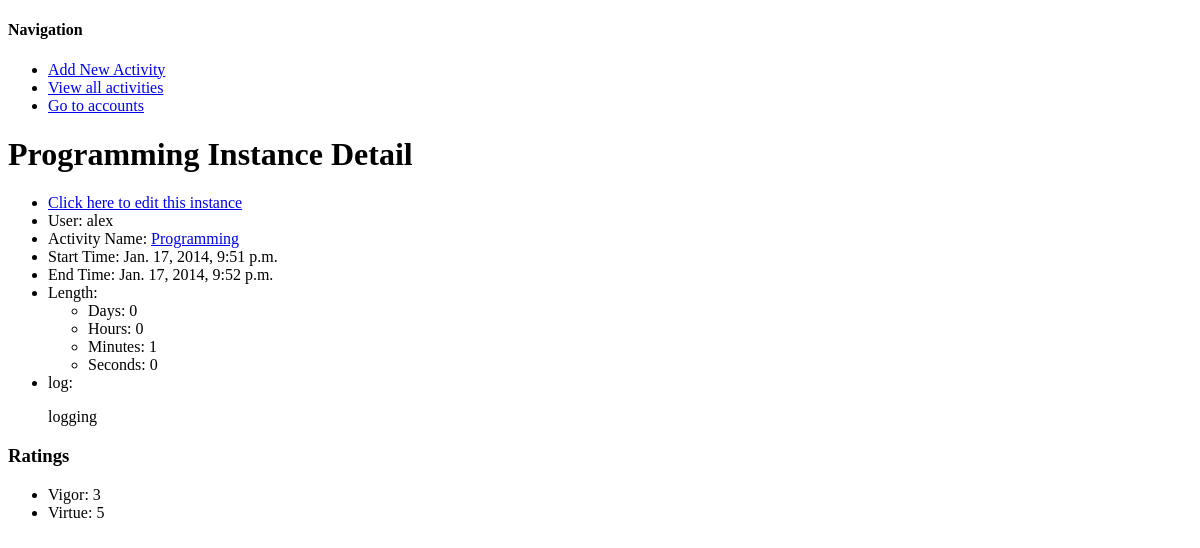
/activity/1/instance/1/ (signed in), run on an earlier commit of the app's database.
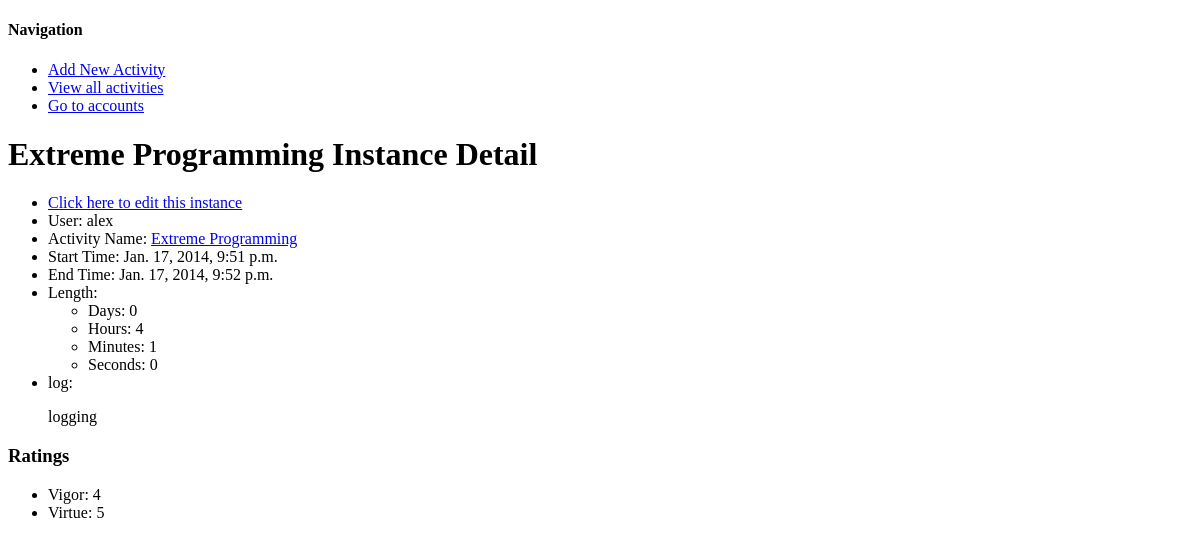
And on a later commit of the database.
### activity/models.py (models this page shows)
class Activity(Model):
	user = ForeignKey(User, related_name="activities")
	name = CharField(max_length=200)
	tags = TaggableManager()
	class meta:
		unique_together = (("user", "name"))
	def __unicode__(self):
		return self.name

class ActivityInstance(Model):
	startTime = DateTimeField(blank=True, default=datetime.now())
	endTime = DateTimeField(blank=True, default=datetime.now())
	isTimeAccurate = BooleanField(default=False)
	length_days = IntegerField(default=0, blank=True)
	length_hours = IntegerField(default=0, blank=True)
	length_minutes = IntegerField(default=0, blank=True)
	length_seconds = IntegerField(default=0, blank=True)
	isLengthAccurate = BooleanField(default=False)
	log = TextField(blank=True)
	activity = ForeignKey(Activity, related_name="activityInstances", blank=True)
	hasError = BooleanField(default=False)
	def __unicode__(self):
		return u"%s: %s" % (self.activity, self.startTime)

class RateActivityInstance(Model):
	rating = IntegerField(null=True, blank=True)
	rateActivity = ForeignKey(RateActivity, related_name="rateActivityInstances")
	activityInstance = ForeignKey(ActivityInstance, related_name="rateActivityInstances", blank=True)
	def __unicode__(self):
		return u"%s: %s" % (self.rateActivity, self.rating)
	def save(self, *args, **kwargs):
		if not self.rating:
			self.rating = None
		print self.rating
		super(RateActivityInstance, self).save(*args, **kwargs)

class RateActivity(Model):
	activity = ForeignKey(Activity, related_name="rateActivities", blank=True)
	name = CharField(max_length=1000)
	def __unicode__(self):
		return self.name

### activity/views.py (the view)
# urls.py: url(r'^(?P<a_id>\d+)/instance/(?P<aI_id>\d+)/$', activityInstanceDetailView, {}, "activityInstance_detail"),
@login_required
def activityInstanceDetailView(request, a_id, aI_id):
	aI = get_object_or_404(ActivityInstance, pk=aI_id)
	a = get_object_or_404(Activity, pk=a_id)
	return render(request, "activityInstance_detail.html", {"activityInstance": aI, "activity": a})

### activity/templates/activityInstance_detail.html (shortened to what this page needs)
{% extends "base.html" %}
{% block content %}
<h1> {{ activity }} Instance Detail </h1>
	<ul>
		<li> <a href="{% url "activityInstance_edit" activity.id activityInstance.id %}">Click here to edit this instance</a> </li>
		<li> User: {{ activity.user }} </li>
		<li> Activity Name: <a href="{% url "activity_detail" activity.id %}">{{ activity.name }} </a></li>
			{% if activityInstance.isTimeAccurate %}
		<li> Start Time: {{activityInstance.startTime}} </li>
		<li> End Time: {{activityInstance.endTime}} </li>
			{% endif %}
			{% if activityInstance.isLengthAccurate %}
		<li>Length:
		<ul>
			<li> Days: {{ activityInstance.length_days }} </li>
			<li> Hours: {{ activityInstance.length_hours }} </li>
			<li> Minutes: {{ activityInstance.length_minutes }} </li>
			<li> Seconds: {{ activityInstance.length_seconds }} </li>
		</ul>
		</li>
			{% endif %}
		<li> log: <p>{{ activityInstance.log }} </p></li>
		</ul>
	<h3> Ratings </h3>
	<ul>
		{% for rI in activityInstance.rateActivityInstances.all %}
		<li>{{ rI.rateActivity.name }}: {{rI.rating }} </li>
		{% endfor %}
	</ul>
{% endblock content %}

What changed in the data, as far as the page shows it:
changed Activity "alex": name "Programming" → "Extreme Programming"
changed ActivityInstance "logging": length_hours "0" → "4"
changed RateActivityInstance "Vigor": rating "3" → "4"
